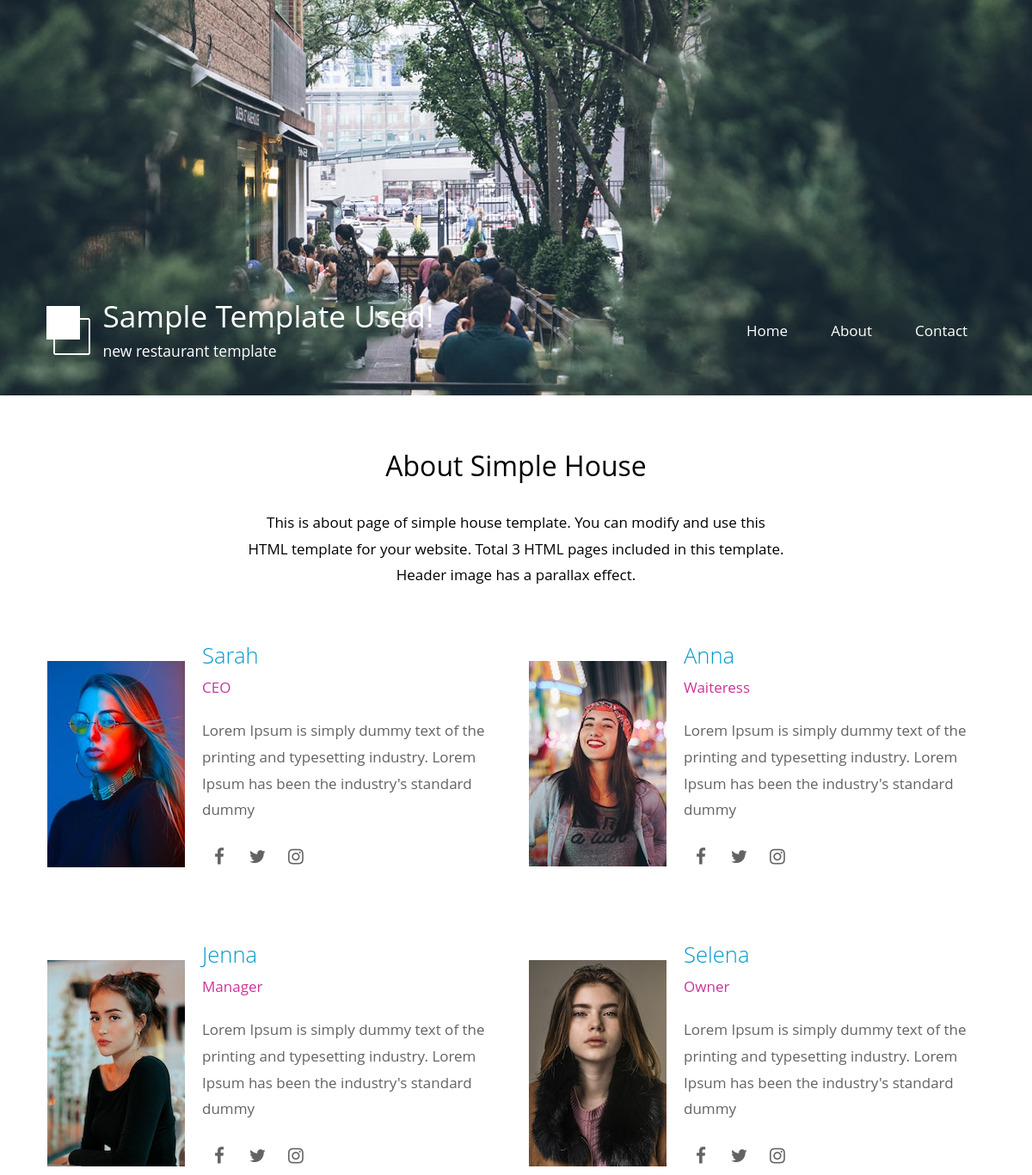
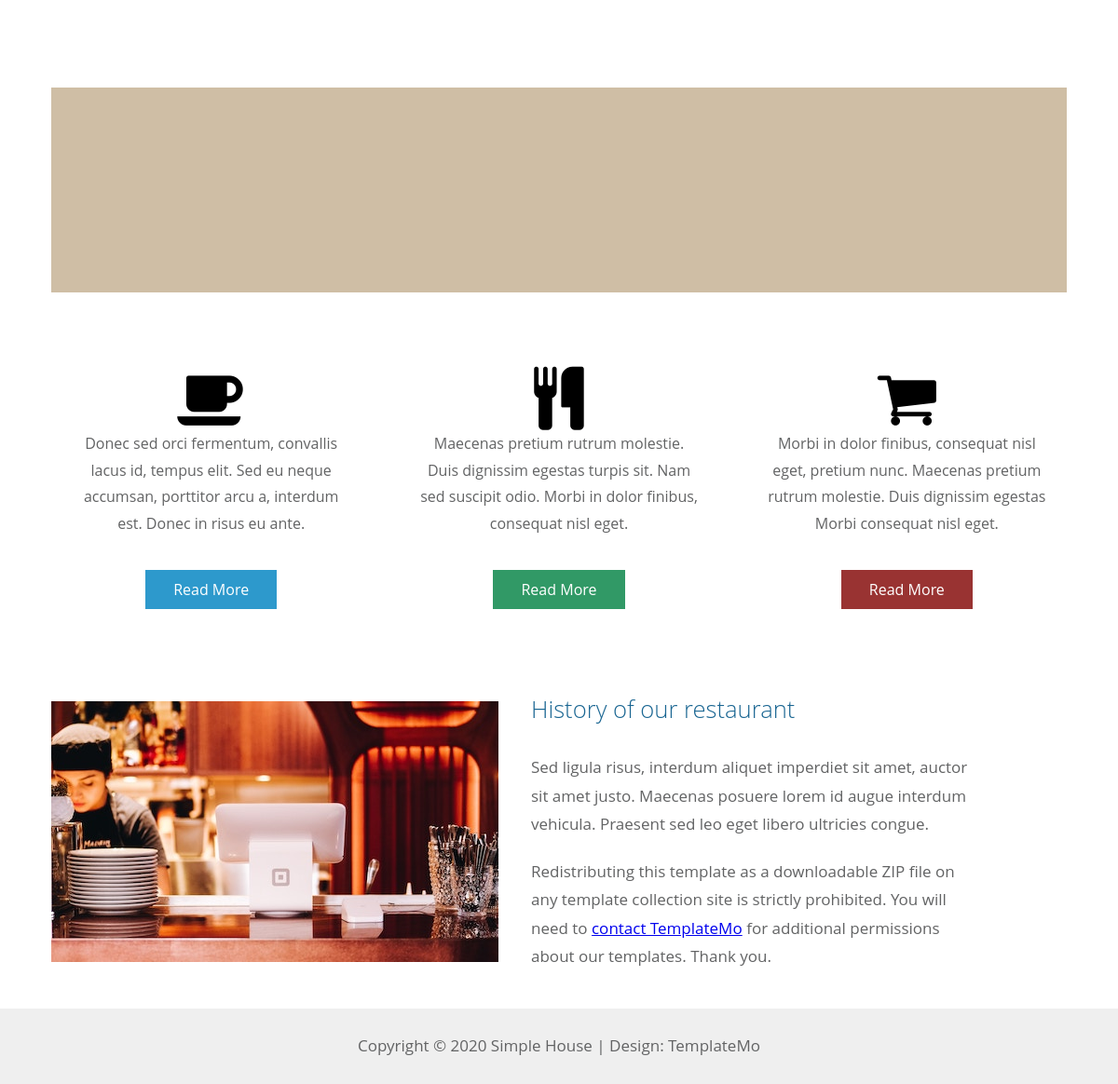
The page /about/ on the database its author committed (2 pictures, top to bottom).
### store/models.py (models this page shows, shortened)
class Employees(models.Model):
    objects = models.Manager()
    name=models.CharField(max_length=200, null=True, blank=True)
    status=models.CharField(max_length=100, null=True, blank=True)
    description=models.TextField(max_length=500, null=True, blank=True)
    image=models.ImageField(blank=True, null=True)
    @property
    def imageURL(self):
        try:
            url = self.image.url
        except:
            url = ''
        return url

### store/views.py (the view)
# urls.py: path('about/', views.about, name='about'),
def about(request):
    employees = Employees.objects.all()
    context = {'employees': employees}
    return render(request, 'store/about.html', context)

### store/templates/store/about.html (shortened to what this page needs)
{% extends 'store/background.html' %}
{% load static %}
{% block content %}
	<div class="container">
		<main>
			<header class="row tm-welcome-section">
				<h2 class="col-12 text-center tm-section-title">About Simple House</h2>
				<p class="col-12 text-center">This is about page of simple house template.
                You can modify and use this HTML template for your website. Total 3 HTML pages included in this template. Header image has a parallax effect.</p>
			</header>
			<div class="tm-container-inner tm-persons">
				<div class="row">
					{% for  e in employees %}
					<article class="col-lg-6">
						<figure class="tm-person">
							<img src="{{e.imageURL}}" alt="Image" class="img-fluid tm-person-img" />
							<figcaption class="tm-person-description">
								<h4 class="tm-person-name">{{e.name}}</h4>
								<p class="tm-person-title">{{e.status}}</p>
								<p class="tm-person-about">{{e.description}}</p>
								<div>
									<a href="https://fb.com" class="tm-social-link"><i class="fa fa-facebook tm-social-icon"></i></a>
									<a href="https://twitter.com" class="tm-social-link"><i class="fa fa-twitter tm-social-icon"></i></a>
									<a href="https://instagram.com" class="tm-social-link"><i class="fa fa-instagram tm-social-icon"></i></a>
								</div>
							</figcaption>
						</figure>
					</article>
					{% endfor %}
				</div>
			</div>
			<div class="tm-container-inner tm-featured-image">
				<div class="row">
					<div class="col-12">
						<div class="placeholder-2">
							<div class="parallax-window-2" data-parallax="scroll" data-image-src="{% static 'img/about-05.jpg' %}"></div>
						</div>
					</div>
				</div>
			</div>
			<div class="tm-container-inner tm-features">
				<div class="row">
					<div class="col-lg-4">
						<div class="tm-feature">
							<i class="fa fa-4x fa-coffee"></i>
							<p class="tm-feature-description">Donec sed orci fermentum, convallis lacus id, tempus elit. Sed eu neque accumsan, porttitor arcu a, interdum est. Donec in risus eu ante.</p>
							<a href="{% url 'homepage' %}" class="tm-btn tm-btn-primary">Read More</a>
						</div>
					</div>
					<div class="col-lg-4">
						<div class="tm-feature">
							<i class="fa-4x fa fa-cutlery"></i>
							<p class="tm-feature-description">Maecenas pretium rutrum molestie. Duis dignissim egestas turpis sit. Nam sed suscipit odio. Morbi in dolor finibus, consequat nisl eget.</p>
							<a href="{% url 'homepage' %}" class="tm-btn tm-btn-success">Read More</a>
						</div>
					</div>
					<div class="col-lg-4">
						<div class="tm-feature">
							<i class=" fa-4x fa fa-shopping-cart"></i>
							<p class="tm-feature-description">Morbi in dolor finibus, consequat nisl eget, pretium nunc. Maecenas pretium rutrum molestie. Duis dignissim egestas Morbi consequat nisl eget.</p>
							<a href="{% url 'homepage' %}" class="tm-btn tm-btn-danger">Read More</a>
						</div>
					</div>
				</div>
			</div>
			<div class="tm-container-inner tm-history">
				<div class="row">
					<div class="col-12">
						<div class="tm-history-inner">
							<img src="{% static 'img/about-06.jpg' %}" alt="Image" class="img-fluid tm-history-img" />
							<div class="tm-history-text">
								<h4 class="tm-history-title">History of our restaurant</h4>
								<p class="tm-mb-p">Sed ligula risus, interdum aliquet imperdiet sit amet, auctor sit amet justo. Maecenas posuere lorem id augue interdum vehicula. Praesent sed leo eget libero ultricies congue.</p>
								<p>Redistributing this template as a downloadable ZIP file on any template collection site is strictly prohibited. You will need to <a href="https://templatemo.com/contact">contact TemplateMo</a> for additional permissions about our templates. Thank you.</p>
							</div>
						</div>
					</div>
				</div>
			</div>
		</main>
	</div>
{% endblock content %}

### static/css/templatemo-style.css (style rules this page uses)
ul, nav, body, h1, h2, h4, h6, p, figure { margin: 0; padding: 0; }
a, button { transition: all 0.3s ease; }
html { box-sizing: border-box; -ms-overflow-style: scrollbar; }
*, *::before, *::after { box-sizing: inherit; }
.container { width: 100%; max-width: 1200px; margin-right: auto; margin-left: auto; }
.tm-container-inner, .tm-container-inner-2 { padding-left: 15px; padding-right: 15px; }
.row { display: -ms-flexbox; display: flex; -ms-flex-wrap: wrap; flex-wrap: wrap; margin-left: -15px; margin-right: -15px; }
.col-lg-3, .col-lg-4, .col-lg-6, .col-md-4, .col-md-6, .col-sm-6, .col-12 { position: relative; width: 100%; padding-right: 15px; padding-left: 15px; }
.col-12 { -ms-flex: 0 0 100%; flex: 0 0 100%; max-width: 100%; }
@media (min-width: 992px) { .col-lg-4 { -ms-flex: 0 0 33.333333%; flex: 0 0 33.333333%; max-width: 33.333333%; } }
@media (min-width: 992px) { .col-lg-6 { -ms-flex: 0 0 50%; flex: 0 0 50%; max-width: 50%; } }
.tm-btn { display: inline-block; font-size: 1rem; width: auto; padding: 10px 30px; text-decoration: none; cursor: pointer; border: 0; }
.tm-btn-primary { background-color: #2D99CC; color: white; }
.tm-btn-success { background-color: #319966; color: white; }
.tm-btn-danger { background-color: #993332; color: white; }
.tm-mb-p { margin-bottom: 20px; }
.text-center { text-align: center; color: #000; }
.img-fluid { max-width: 100%; height: auto; }
body { font-family: 'Open Sans', Arial, sans-serif; font-size: 17px; background-color: #ccc; overflow-x: hidden; }
.container { background-color: white; }
p, address { color: #626364; line-height: 1.8; }
.placeholder-2 { width: 100%; min-height: 220px; background-color: #CFBEA5; position: relative; z-index: 998; }
.parallax-window-2 { min-height: 220px; width: 100%; margin-left: auto; margin-right: auto; background: transparent; position: relative; }
.tm-welcome-section { margin: 60px auto; max-width: 655px; }
.tm-section-title { font-size: 2rem; font-weight: 400; margin-bottom: 30px; }
.tm-section, .tm-container-inner, .tm-container-inner-2 { margin-left: auto; margin-right: auto; }
@media (min-width: 768px) { .tm-gallery-page, .tm-section, .tm-container-inner, .tm-container-inner-2 { max-width: 840px; } }
@media (min-width: 992px) { .tm-container-inner { max-width: 1120px; } }
.tm-persons { margin-bottom: 20px; }
.tm-person { display: flex; flex-direction: column; align-items: center; justify-content: center; margin-bottom: 60px; }
@media (min-width: 420px) { .tm-person { flex-direction: row; } }
.tm-person-description { padding-left: 20px; padding-right: 20px; }
.tm-person-name { font-size: 1.6rem; font-weight: 300; color: #09C; margin-bottom: 5px; margin-top: 15px; }
@media (min-width: 420px) { .tm-person-name { margin-top: 0; } }
.tm-person-title { color: #C39; margin-bottom: 20px; }
.tm-person-about { margin-bottom: 20px; }
.tm-social-link { color: #626364; display: inline-block; border-radius: 1px; background-color: transparent; font-size: 1.3rem; text-decoration: none; width: 40px; height: 40px; margin-right: 0; margin-bottom: 15px; }
.tm-social-icon { display: flex; align-items: center; justify-content: center; width: 100%; height: 100%; }
.tm-feature { text-align: center; padding: 45px 20px; }
.tm-feature-description { margin-bottom: 35px; font-size: 1rem; }
.tm-features { margin-top: 35px; }
.tm-history { margin-top: 45px; }
.tm-history-inner { display: flex; align-items: center; justify-content: center; flex-direction: column; }
.tm-history-img { max-width: 100%; }
@media (min-width: 768px) { .tm-history-img { max-width: 50%; } }
@media (min-width: 768px) { .tm-history-inner { flex-direction: row; } }
.tm-history-title { font-size: 1.6rem; font-weight: 300; color: #1A6692; margin-bottom: 30px; }
.tm-history-text { max-width: 480px; margin: 15px auto 0; }
@media (min-width: 768px) { .tm-history-text { max-width: auto; margin: 0 auto 0 35px; } }

### rows shown on the page
Employees: imageURL (picture), name "Sarah", status "CEO", description "Lorem Ipsum is simply dummy text of the printing and typesetting industry. Lorem Ipsum has been the industry's standard dummy"
Employees: imageURL (picture), name "Anna", status "Waiteress", description "Lorem Ipsum is simply dummy text of the printing and typesetting industry. Lorem Ipsum has been the industry's standard dummy"
Employees: imageURL (picture), name "Jenna", status "Manager", description "Lorem Ipsum is simply dummy text of the printing and typesetting industry. Lorem Ipsum has been the industry's standard dummy"
Employees: imageURL (picture), name "Selena", status "Owner", description "Lorem Ipsum is simply dummy text of the printing and typesetting industry. Lorem Ipsum has been the industry's standard dummy"
